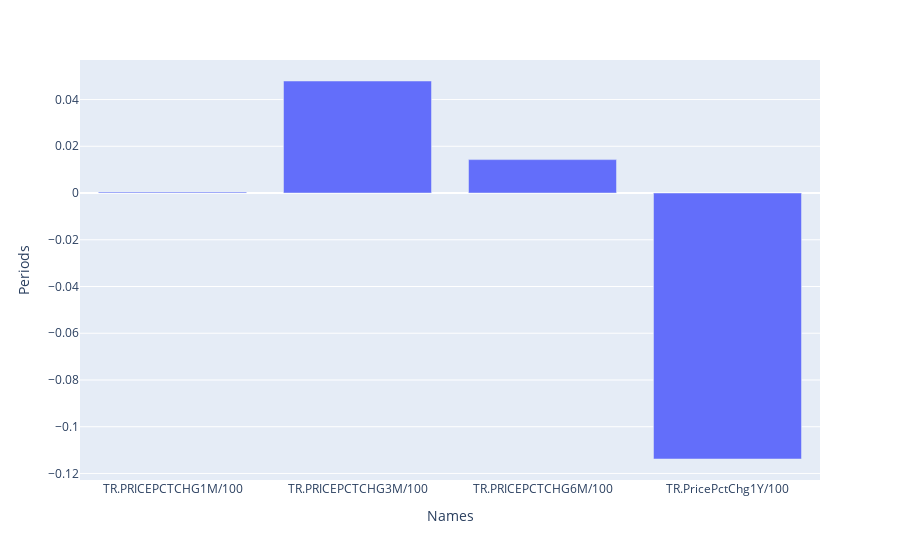

The notebook cell this image was saved under:
### Markdown cell above
### Price Actions

### Code cell
# retrieve percentage changes

df_price_actions = rd.get_data(
    RIC, 'TR.PricePctChg1M/100;TR.PricePctChg3M/100;TR.PricePctChg6M/100;TR.PricePctChg1Y/100')
df_price_actions

# create lists out of results
list_names = df_price_actions.columns.tolist()
list_PA = df_price_actions.iloc[0, :].tolist()

# remove the first element, it's header
list_names.pop(0)
list_PA.pop(0)
#display(list_names, list_PA)

# Pandas DataFrame from dictionary
data_dict_PA = {'Names': list_names, 'Periods': list_PA}
df_PA = pd.DataFrame(data_dict_PA, index=list_names)


pyof.init_notebook_mode(connected=True)

fig = px.bar(df_PA, x='Names', y='Periods')
fig.show()

### Figure 1 — Plotly figure (JSON) as saved in the notebook; plotly's stock layout.template omitted (floating-point values rounded to 4 significant figures)
{"data": [{"alignmentgroup": "True", "hovertemplate": "Names=%{x}<br>Periods=%{y}<extra></extra>", "legendgroup": "", "marker": {"color": "#636efa", "pattern": {"shape": ""}}, "name": "", "offsetgroup": "", "orientation": "v", "showlegend": false, "textposition": "auto", "type": "bar", "x": ["TR.PRICEPCTCHG1M/100", "TR.PRICEPCTCHG3M/100", "TR.PRICEPCTCHG6M/100", "TR.PricePctChg1Y/100"], "xaxis": "x", "y": [0.0003895, 0.04794, 0.01429, -0.1138], "yaxis": "y"}], "layout": {"autosize": true, "barmode": "relative", "legend": {"tracegroupgap": 0}, "margin": {"t": 60}, "xaxis": {"anchor": "y", "autorange": true, "domain": [0, 1], "range": [-0.5, 3.5], "title": {"text": "Names"}, "type": "category"}, "yaxis": {"anchor": "x", "autorange": true, "domain": [0, 1], "range": [-0.1228, 0.05692], "title": {"text": "Periods"}, "type": "linear"}}}
